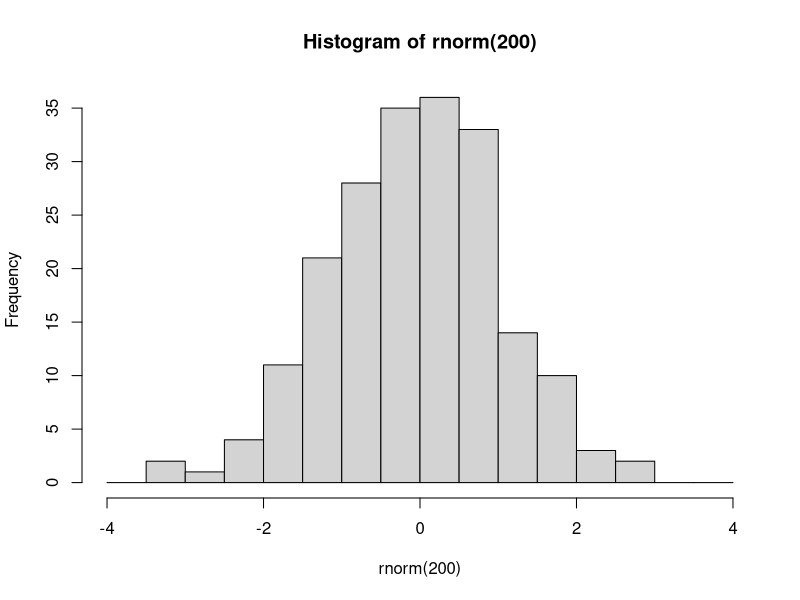
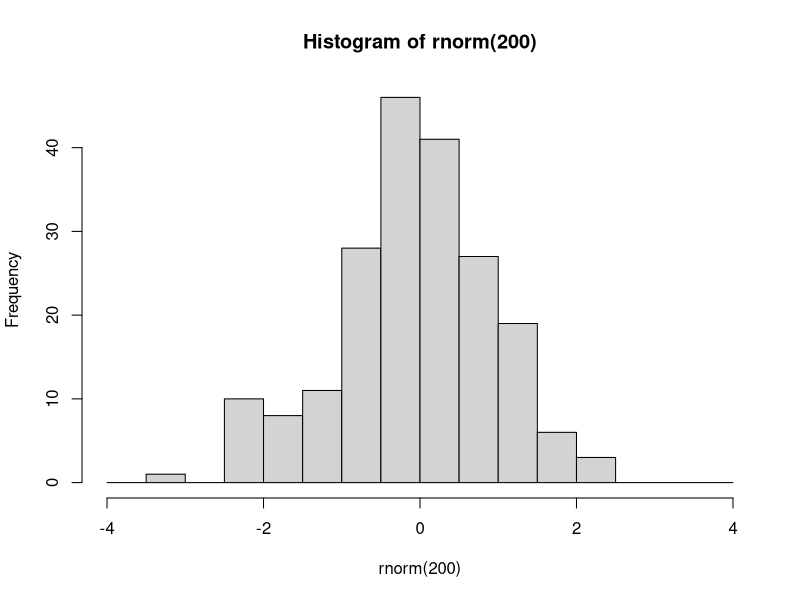

Here is the R script that generated these plots, in order:
###################################
###################################
########                   ########
########   Data Science 1  ########
########       Lab 5       ######## 
########  07th Nov. 2023   ########
########                   ########
###################################
###################################

## Welcome to lab #5. Today will be an introduction to the tidyverse, specifically dplyr and ggplot2




#####################
####    Pipes    ####
#####################

# The pipe operator looks like this: |>
# It signifies: take the element on the left and use it as the first argument in the function on the right

# Example

hist(rnorm(200), breaks=seq(-4,4,0.5))
# is equivalent to

rnorm(200) |> hist(breaks=seq(-4,4,0.5))

# The purpose of the pipe is mostly aesthetic, in particular to avoid large numbers of parentheses when something needs to be transformed using multiple functions:



### 1.1 Rewrite the following expression using pipes:
set.seed(123)
round(sqrt(log(runif(10,1,10))),2)

set.seed(123)
10 |> runif(1,10) |> 
log() |> 
sqrt() |>
round (2)
?runif

              
# Pipes were initially created in a package called magrittr, part of the 'tidyverse' group of packages


########################
#### If/Else statement###
x<-sample(0:10, 1)
if(x>5) { 
  print('high')
  y<-x*2
  print(c(x,y))
}else{
  print('low')
}
ifelse(sample(0:10, 1)>5, print('high'), print('low'))


 


##   Packages    ####
########################

# Packages are essentially environments full of functions and/or objects which aren't loaded into R by default, but must be first installed (generally from a repository called CRAN), and then loaded

# Here we will install tidyverse, which is not one but a series of packages written by the same group of people, which share a number of syntactical features

install.packages('tidyverse')

# After you have installed tidyverse into your packages, you must also load it into your environment

library(tidyverse)

# You will only have to install a package once. However, every time you start fresh in a new R environment, you will have to load the packages you need again.

#########################
####    TIDYVERSE    ####
#########################

# The tidyverse encompasses a very large number of packages, and is fairly powerful (in that you can do a lot using tidyverse packages)
# However, you DO NOT need to use tidyverse exclusively! I mostly don't use it, for example, preferring to stick to base R except for a few functionalities.

# Downsides of tidyverse include: unique syntax which is very different from other programming languages such as python
# 'Black box' functions that have specific purposes that must be remembered, as opposed to more general-purpose functions in base R
# Often actually more verbose than base R (ie. requires more lines of code to do the same thing)
# Using tidyverse is a matter of preference!

# The pipe operator was originally introduced in the tidyverse package magrittr. 
# The tidyverse pipe operator looks like this: %>%

set.seed(123)
runif(10,1,10) %>% 
  log() %>%
  sqrt() %>%
  round(2)

# In this class we will look at 2 important tidyverse packages.
# The first is dplyr, which is used to manipulate and transform data.
# Then we will start learning ggplot2, which is used for plotting and data visualisation

#####################
####    dplyr    ####
#####################

# The philosophy behind dplyr is that every data transformation can be done using a function, and multiple transformations can be done by piping an object through multiple functions
# For example, in dplyr we no longer use indexing.
# Instead we use the functions 'select', to choose specific columns in a data frame, and 'filter', to choose specific rows.

data(mtcars)
view(mtcars)




# so instead of:
mtcars[mtcars$cyl == 6, 1:5]
# we would write:
mtcars %>%
  filter(cyl==6) %>%
  select(1:5)


### 2.1
# using select() and filter(), create a new database of cars that are over 4000 lbs in weight, retaining only the wt and mpg columns. Save this database to an object called 'df'.

df<-mtcars %>%
 filter(wt>4) %>%
 select (1,6) 
 df

# After you have selected the rows and columns you are interested in, you can 
# change the order of the rows using arrange

df %>% arrange(wt)

df %>% arrange(desc(wt))


# To change variables, we can use mutate()
df <- df %>% mutate(wt_kg=wt*453.592,
                    km_per_l = mpg*1.60934/3.78541)

# And we can use ifelse() within mutate()
mtcars <- mtcars %>%
            mutate(wt_class = ifelse(wt>=4, 'Oversized','Standard'))

mtcars[c('wt', 'wt_class')]
# We can even do a sultiple ifelse statment using case_when()
mtcars <- mtcars %>%
            mutate(
              efficiency = case_when(
                mpg<=15 ~ 'low',
                mpg>15 & mpg<=20 ~ 'medium',
                mpg>20 ~ 'high'
                ))
mtcars[c('wt', 'efficiency')]               

# Next, summarise (or summarize) is a useful function which collapses a dataframe into a single row and can calculate summary statistics, eg:

mtcars %>% 
  summarise(
    mean_wt = mean(wt),
    sd_wt = sd(wt),
    n = length(mpg)
    ) ->summary_table

# We can also use summarise to collapse a data frame not into one single row, but into as many rows as we have groups of interest. 
# To do this, first we need to use group_by()

x<-mtcars %>% group_by(efficiency)
view(x)

# You'll notice that this automatically changes the data frame into a new kind of object, called a tibble.
# Tibbles are basically tidyverse dataframes, that display information slightly differently, and are a bit more particular about certain things like not wanting empty cells.
# Tibbles can also be grouped, which allows for further operations down the line
# For example:

mtcars %>% 
  group_by(efficiency) %>%
  summarise(
    wt_kg=mean(wt),
    n=length(hp)
  ) %>%
  arrange(
    c('high','medium','low')
  ) %>%ungroup() ->summary_table_efficiency

summary_table_efficiency 
view(summary_table_efficiency) 

# You can group by multiple variables

mtcars %>% 
  group_by(efficiency,cyl) %>%
  summarise(
    avg_wt=mean(wt),
    n=length(hp)
  ) %>% view()

# After grouping a tibble, remember to ungroup it later using ungroup(), or you may have issues down the line.

# 3.1
data(iris)
# using the dplyr functions do the following:
# create a new column called Petal.Area which is the product of the petal width and petal length columns.
# For each of the different species of iris, present the mean and standard deviation for the sepal length, sepal width, and petal area, as well as the number of samples (n)
# Order this database in decreasing order of average petal area.

library("tidyverse")

final_iris_db<-iris %>% 
mutate(Petal.Area = Petal.Length*Petal.Width)%>% 
group_by(Species) %>% 
summarize(mn_sepal_length= mean(Sepal.Length),
          sd_sepal_length= sd(Sepal.Length),
          mn_sepal_width= mean(Sepal.Width),
          sd_sepal_width= sd(Sepal.Width), 
          mn_petal_area= mean(Petal.Area),
          sd_petal_area= sd(Petal.Area),
          n= n()) %>%
          arrange(desc(mn_petal_area))
View(final_iris_db)        

#######################
####    ggplot2    ####
#######################

# ggplot2 is the tidyverse graphics package, and one of the most popular data visualization tools that currently exists

# ggplot2 syntax is based on the so-called 'Grammar of Graphics', where different elements of a graph are added sequentially in layers

# The gold standard resource for learning ggplot2 is Hadley Wickham's 'ggplot2: Elegant graphics for data analysis'
# which is available for FREE here: https://ggplot2-book.org/

# I can provide no better introduction to ggplot2 than the 'First Steps' section of this book. 

# You can also find a cheat sheet here: https://rstudio.github.io/cheatsheets/html/data-visualization.html


# MIDTERM revisions:

# summary statistics

# Probabilities and distributions

# Null hypothesis significance tests - specifically t-tests

# P-values and confidence intervals

# Data standardization (scaling, centering, z-scoring)

# Data manipulation and visualisation


